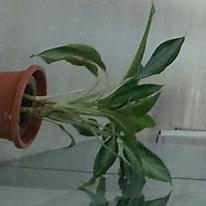
#> input picture scripts/cv2_3/data/plant_rotated.jpg, 206 x 206 px
$ python 2-matching-with-transform.py
#> lines starting #> are read from the running program, lines starting #| are printed output that depends on the picture; after the words box and inside, x2 and y2 are one past the last pixel; in counts of white or black regions, pixels touching at a corner belong together
# simple keypoint matching between images
# includes computing the geometric transform to align the query
# within the target image, so you can draw an accurate boundary around it

import numpy as np
import cv2
from matplotlib import pyplot as plt

MIN_MATCH_COUNT = 10

img1 = cv2.imread('data/plant_rotated.jpg',0)          # queryImage
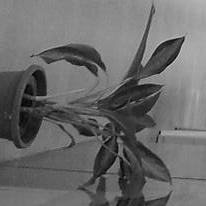
#> img1: shape (206, 206); min 0, max 204, mean 105.7
img2 = cv2.imread('data/office.jpg',0) # trainImage
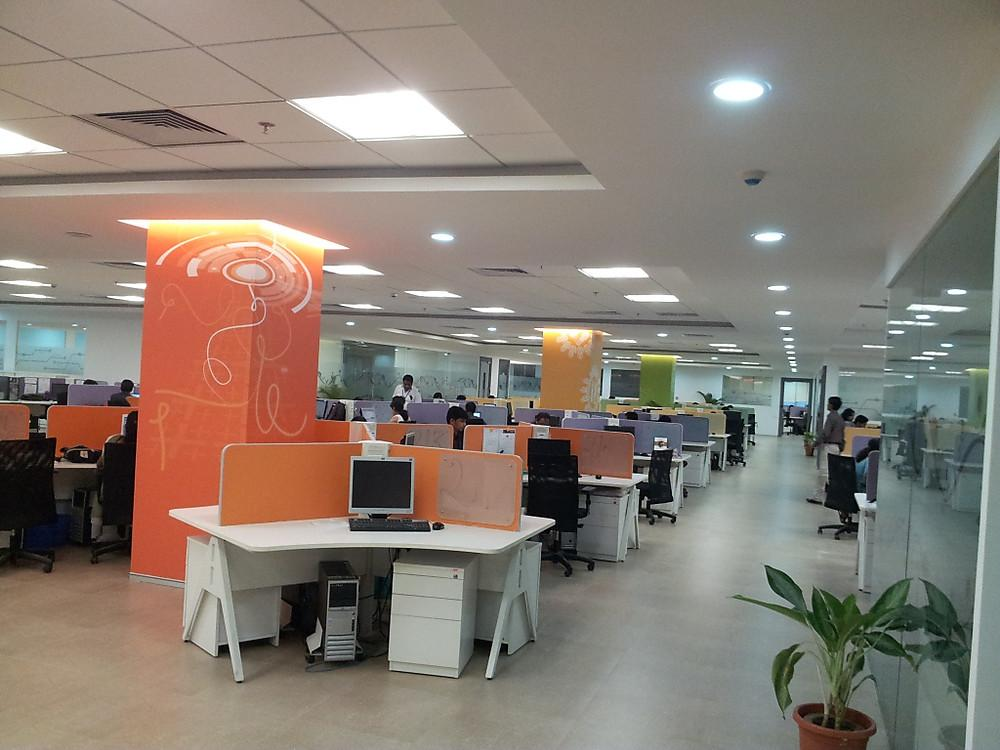
#> input picture scripts/cv2_3/data/office.jpg, 1000 x 750 px
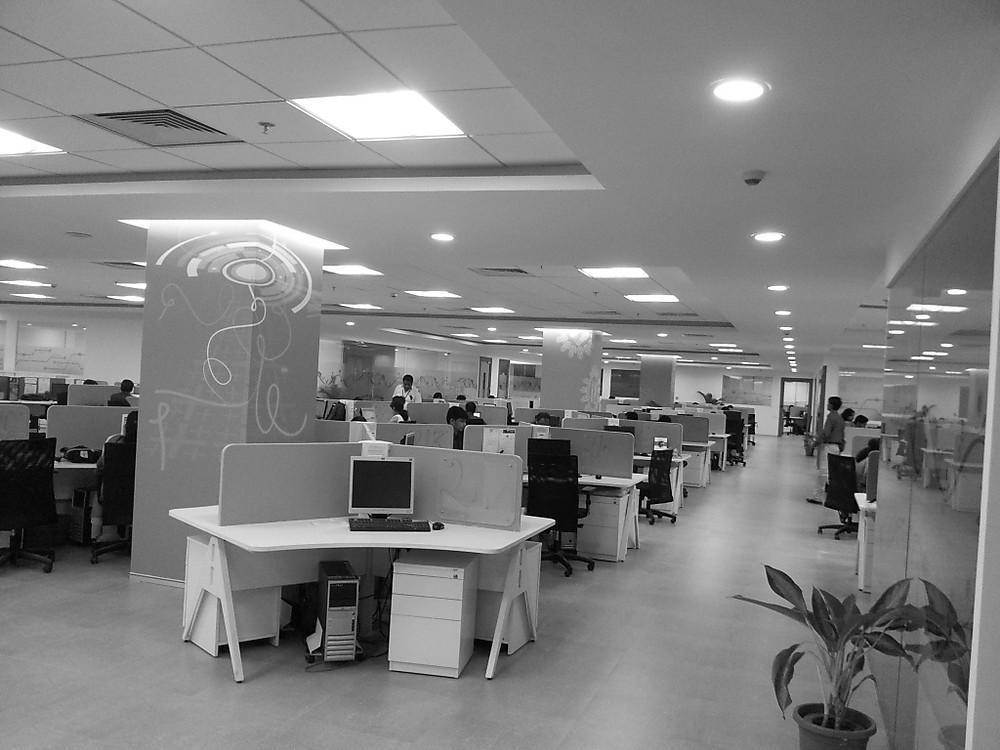
#> img2: shape (750, 1000); min 0, max 255, mean 126.8

# Initiate SIFT detector
sift = cv2.xfeatures2d.SIFT_create()

# find the keypoints and descriptors with SIFT
kp1, des1 = sift.detectAndCompute(img1,None)
#> kp1 = 242 keypoints; strongest (x, y, size): (183, 39, 3.3), (170, 49, 15.1), (122, 134, 2.4), (139, 83, 2.5)
kp2, des2 = sift.detectAndCompute(img2,None)
#> kp2 = 1778 keypoints; strongest (x, y, size): (475, 414, 2.3), (476, 414, 3.2), (493, 397, 2), (411, 397, 1.9)

FLANN_INDEX_KDTREE = 0
index_params = dict(algorithm = FLANN_INDEX_KDTREE, trees = 5)
search_params = dict(checks = 50)

# FLANN stands for Fast Library for Approximate Nearest Neighbors
# It is a fast alternative to brute force matching, good for large datasets
flann = cv2.FlannBasedMatcher(index_params, search_params)

matches = flann.knnMatch(des1,des2,k=2)
#> matches = 242 matches

# store all the good matches as per Lowe's ratio test.
good = []
for m,n in matches:
    if m.distance < 0.7*n.distance:
        good.append(m)
#> after the loop, good = 160 matches

if len(good)>MIN_MATCH_COUNT:
    src_pts = np.float32([ kp1[m.queryIdx].pt for m in good ]).reshape(-1,1,2)
#> src_pts = 160 rows, first 8: [7.98, 135.7], [10.14, 138.5], [11.42, 142.5], [11.42, 142.5], [17.84, 116.8], [17.89, 127.1], [18.36, 146], [19.49, 69.77]
    dst_pts = np.float32([ kp2[m.trainIdx].pt for m in good ]).reshape(-1,1,2)
#> dst_pts = 160 rows, first 8: [863.8, 741.4], [867.1, 739.1], [870.5, 738.1], [870.5, 738.1], [844.9, 731.8], [855, 731.6], [874.1, 731.2], [797.7, 729.5]

    # compute the matrix mapping source points to destination points
    # use random sample consensus to minimise outliers
    # also return the mask that contains the inliers for the transformation
    M, mask = cv2.findHomography(src_pts, dst_pts, cv2.RANSAC,5.0)
#> M = [[0.00154, 0.997, 728], [-0.998, -0.00202, 749.4], [1.84e-06, -3.58e-06, 1]]; mask = 160 values, max 1 at index 0, min 0 at index 22, mean 0.975
    matchesMask = mask.ravel().tolist()
#> matchesMask has the same summary as mask

    # get the corners of the query image and find out where they map to in the
    # target image using the computed transform from above
    h,w = img1.shape
#> h = 206; w = 206
    pts = np.float32([ [0,0],[0,h-1],[w-1,h-1],[w-1,0] ]).reshape(-1,1,2)
#> pts = [[0, 0], [0, 205], [205, 205], [205, 0]]
    dst = cv2.perspectiveTransform(pts,M)
#> dst = [[728, 749.4], [933.1, 749.5], [933.1, 544.6], [728, 544.6]]

    # now draw a polygon around the match
    img2 = cv2.polylines(img2,[np.int32(dst)],True,255,3, cv2.LINE_AA)
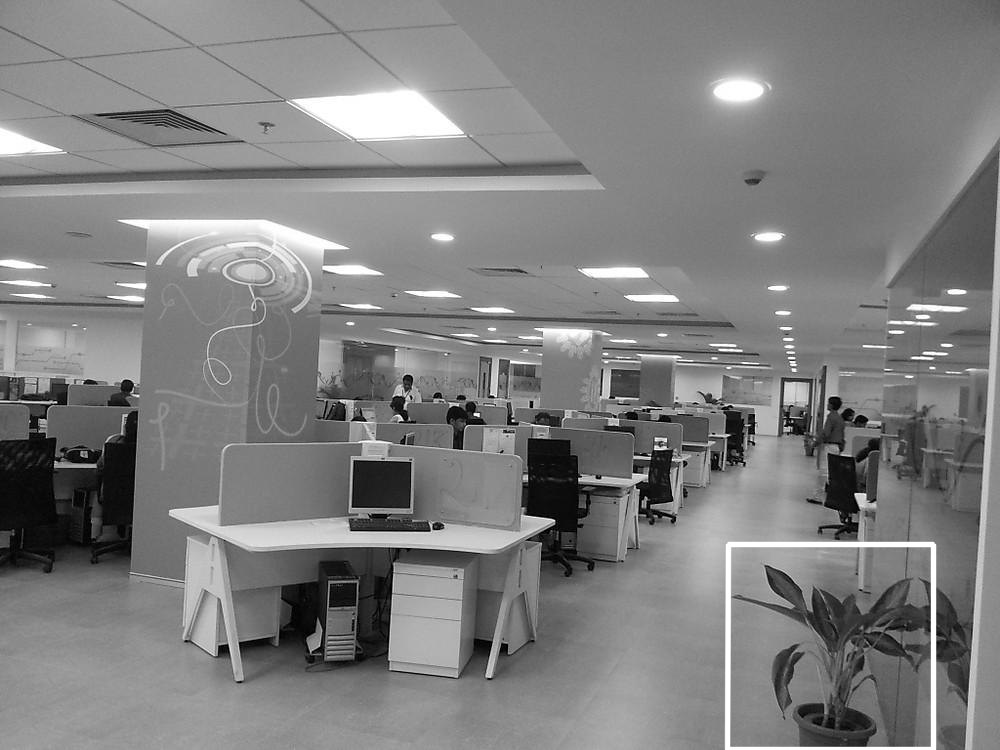
#> img2: shape (750, 1000); 0.68% of pixels changed, all inside (x1, y1, x2, y2) = (724, 541, 937, 750)

else:
    print("Not enough matches are found - %d/%d" % (len(good),MIN_MATCH_COUNT))
    matchesMask = None


draw_params = dict(matchColor = (0,255,0), # draw matches in green color
                   singlePointColor = None,
                   matchesMask = matchesMask, # draw only inliers
                   flags = 2)
#> draw_params = 4 items

img3 = cv2.drawMatches(img1,kp1,img2,kp2,good,None,**draw_params)
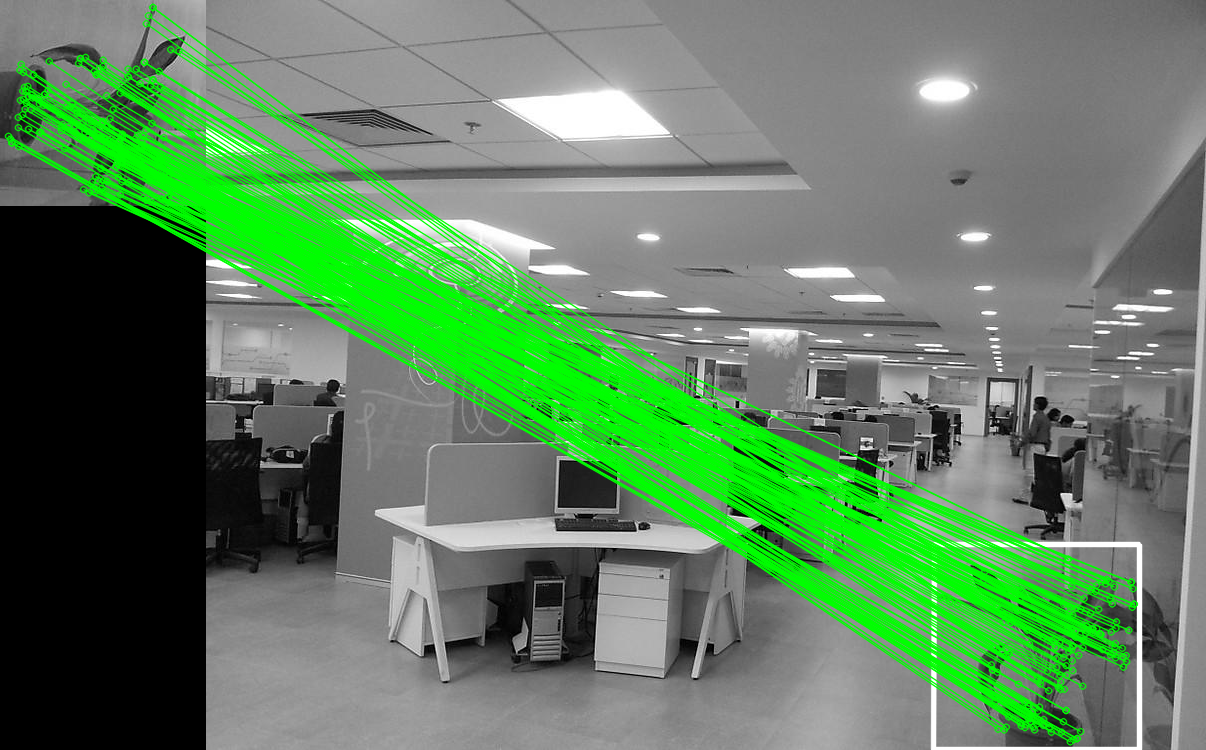
#> img3: shape (750, 1206, 3); mean of channels 0, 1, 2 96, 127.9, 96; drawn as B, G, R

plt.imshow(img3, 'gray'),plt.show()
